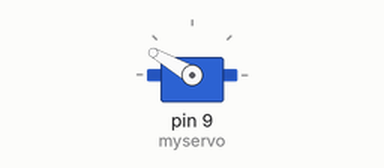
Recording of a sketch running on a simulated Arduino Uno, built with avr-gcc and run on an emulated ATmega328P. Parts: servo.

Above: at 0.1 s.
Timing chart, 0 to 5.5 s (numbered marks = the images above):
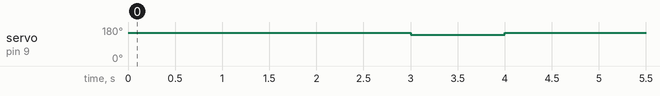

The sketch:

Servo_Test.ino
```cpp
#include <Servo.h>

Servo myservo;
int fire = 140;
int halt = 150;

int state = 0;
int Pressed = 1;
int notPressed = 0;

void setup() {
  // put your setup code here, to run once:
  myservo.attach(9);  // attaches the servo on pin 9 to the servo object
}

void loop() {
  myservo.write(halt);
  delay(3000);
  if (state == notPressed)
  {
    myservo.write(fire);
    delay(1000);
    myservo.write(halt);
    state = Pressed;
  }
  else
  {
    // Do nothing
  }
}
```

Measured:
- by itself, servo on pin 9 (myservo): 150° → 140° at 3.0 s, → 150° 1.0 s later
